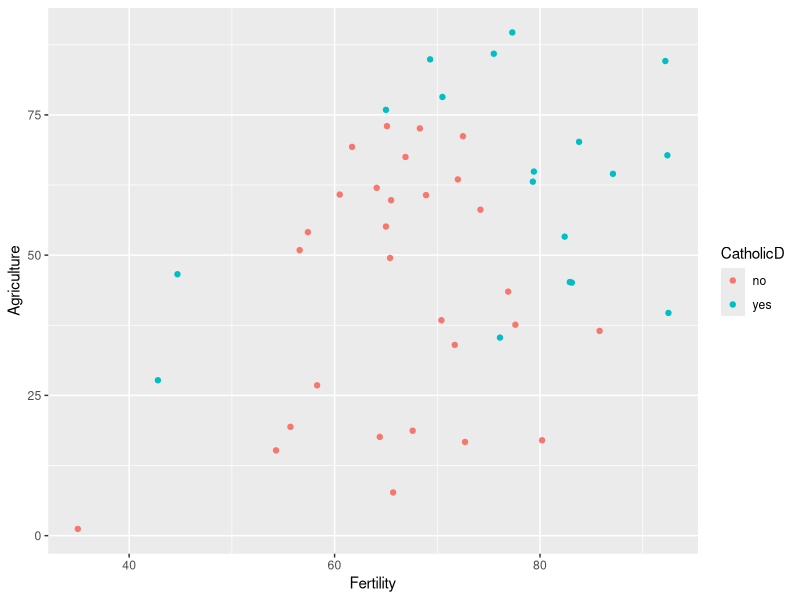
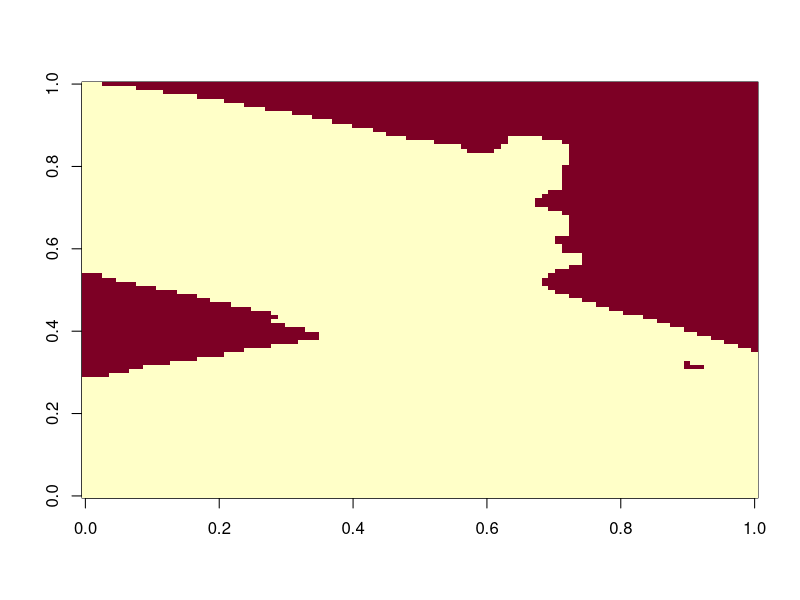
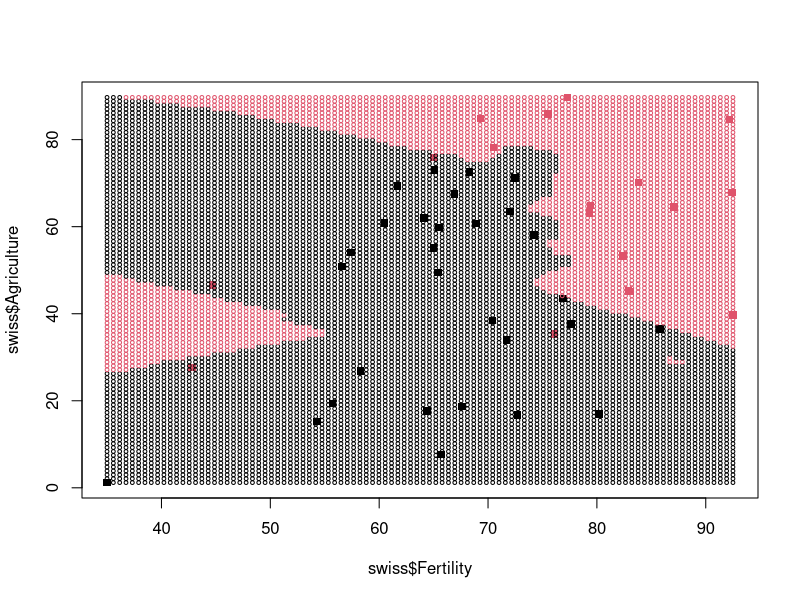

These figures' R source, in order:
swiss$CatholicD=ifelse(swiss$Catholic <= 50, "no", "yes")
swiss

library(ggplot2)

ggplot(swiss, aes(x=Fertility, y = Agriculture, color=CatholicD)) +geom_point()

## searchgrid
x1=seq(min(swiss$Fertility),max(swiss$Fertility), length.out = 100)
x2=seq(min(swiss$Agriculture),max(swiss$Agriculture), length.out = 100)

knnfield=matrix(NA, ncol = length(x1), nrow = length(x2))

cbind(x1, x2)
swiss[, c("Fertility", "Agriculture")]

## Euclidian distance for reference point x0 and target x1
ed=function(x0, x1){
  ed=(x1[1]-x0[1])^2 + (x1[2] - x0[2])^2
  return(ed)
}

swiss[45, c("Fertility", "Agriculture")]

K = 3

for(i in 1:100){
  for(j in 1:100){
    ## Compute Euclidian distance for given x0 to observations
    euclidiandst = ed(x0=c(x1[i], x2[j]), x1=swiss[, c("Fertility", "Agriculture")])
    euclidiandst
    ## Order dataframe object (hence the [,1])
    ordeucl=order(euclidiandst[,1])
    ordeucl
    ## Create logical vector of lenght K with closest ED's obtained with ordeucl[1:k] index
    ## and save as probability for "yes"
    Pr_ref=sum(swiss$CatholicD[ ordeucl[1:K] ]=="yes")/K
    Pr_ref
    ##
    knnfield[i,j]=Pr_ref
  }
}

rownames(knnfield) = x1
colnames(knnfield) = x2
knnfield
dich=ifelse(knnfield>=.5, 1, 0)
dich
image( dich )
knnfield

plot(swiss$Fertility, swiss$Agriculture, col=as.numeric(factor(swiss$CatholicD)), pch = 15)
for(i in 1:100){
  for(j in 1:100){
    points(x1[i], x2[j], col=dich[i,j]+1, cex=.5)
  }
}

## fix some errors